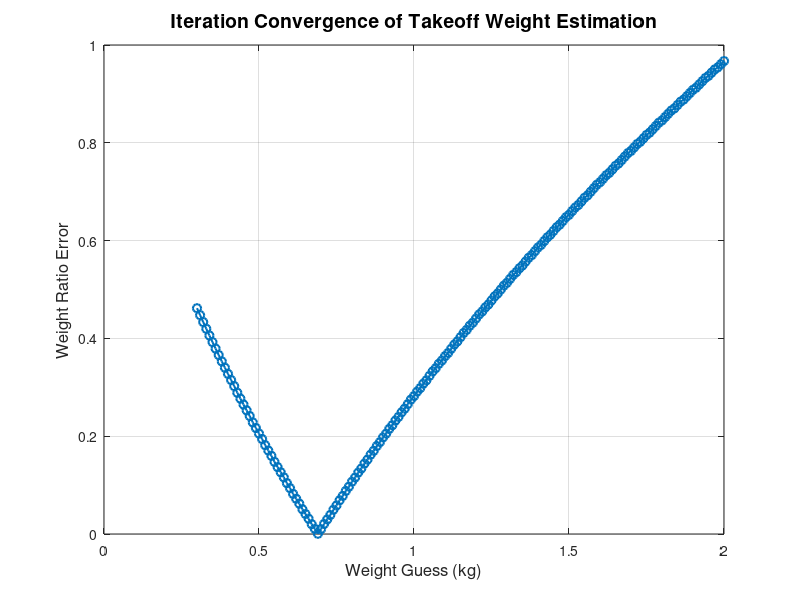
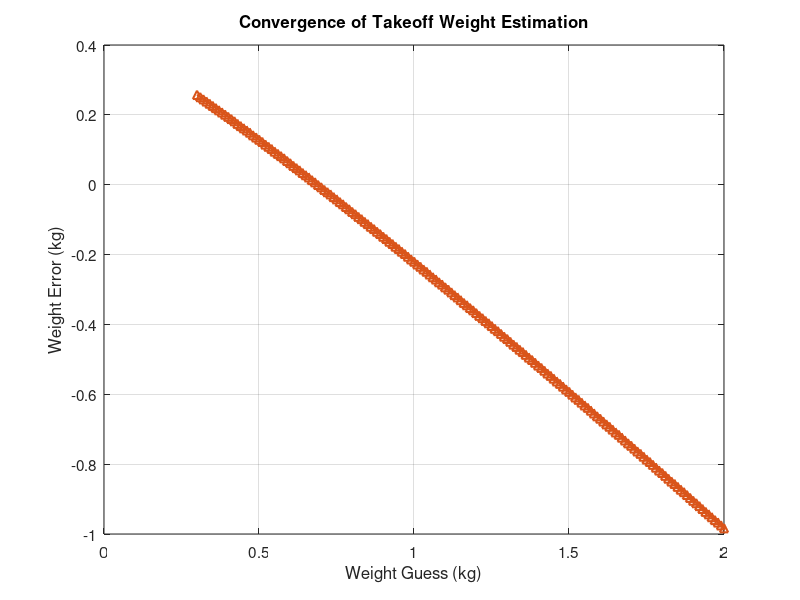

Recreate these plots in MATLAB, in order.
%%%%%%%%%momentum approach for duct rotor design%%%%%%%%%%%%%
%%%%%%%%%%%%%Jingjiang Liu @ HKU 25-09-2024%%%%%%%%%%%%%%%%%%
%V_0 = 0; %Forward Velocity
%V_1 = ; %Disk output Velocity
clc
clear
%%Parameter define 
k_rotor = 1; %thurst ratio
k_fan = 1 - k_rotor; %thurst ratio
K_1 = 0; %loss of intake
K_2 = 1; %loss of kinetic

error = 0.005;% define the minimal error

blades_number = 3; %blades_number动量法中没有意义

rpm = 6000; %rotation speed

height = 0.10; %designed height of duct

skin = 1.2 / 1000;

materia_denisty = 1200;

thick_factor = 1.2;%初始1.2

Weight_ratio0 = 10;%迭代精度初始化

k = 1;

enduranceTime=0.1; %设计续航时间h

eff=6;%力效g/w,越高越好

weightpayload = 0.3; %载荷重量kg

otherweightfactor = 0.1; %其他项目占比


for weight_guess = 0.3:0.01:2

Thrust_P = 2*weight_guess * 9.8; %Designed Thrust (N)


weightbattery = ((weight_guess*1000/eff) * enduranceTime)/150;

%Duct and Rotor
%D_rotor = 0.2; %Disk dia (m)
i= 1;
for D_rotor = 0.05:0.001:0.4 %search space and step size

R_rotor = D_rotor/2; %Blade length (m)

A_1 = pi * R_rotor^2; %Blade Disk Area (m/s)

A_2 = 1.0 * A_1; %Duct Output Area

rho = 1.25; %sealevel denisity (kg/m³)

%Fluid Velocity
V_0 = 0; %Forward Velocity

V_2 = sqrt(Thrust_P/(rho*A_2)); %Duct output Velocity

Q = A_2 * V_2; %volume of air

V_1 = Q/A_1; %Velocity at Disk

p_1_delta = k_rotor * Thrust_P / A_1; %statistic pressure differential loss excluded

p_delta = p_1_delta + 0.5 * rho * (V_1^2); %statistic pressure differential loss inxcluded

P_tF = p_delta + 0.5 * rho * (V_1^2); %Pressure total

n_s = rpm * ((Q^0.5) / (P_tF^0.75)); %rpm scale

K_u = 0.0060715 * n_s + 0.97143; %A ration parameter no meaning

D = (60 * K_u * sqrt(2*P_tF/rho))/(pi * rpm);


if D_rotor - D  < error

   D_good = D_rotor;

   D_good2 = D;

   V_FIANL = V_1;

end

convergenceRecorder(k,1)= D_good - D_rotor;
   
end

convergence = D_good - D_rotor;

Weight_stru = D_good * pi * height * thick_factor * 2 * skin * materia_denisty;

maxpower = 2*weight_guess*1000/eff;

powerweight = (-0.0002*maxpower^2 + 0.3982*maxpower - 12.876)/1000;

Weight_take_off = (Weight_stru + weightbattery + weightpayload+powerweight)/(1-otherweightfactor);

Weight_ratio = abs(Weight_take_off - weight_guess)/Weight_take_off;

Weight_ratio_recorder(k,1) = Weight_ratio;

Weight_ratio_recorder(k,2) = weight_guess;

Weight_ratio_recorder(k,3) = Weight_take_off;

Weight_ratio_recorder(k,4) = weightbattery;

Weight_ratio_recorder(k,5) = D_good2;

Weight_ratio_recorder(k,6) = Weight_take_off-weight_guess;

if Weight_ratio < Weight_ratio0

    final_weight = Weight_take_off; 

    final_weight_guess = weight_guess;

    Weight_ratio0 =  Weight_ratio; %renew the ratio

    final_D_good = D_good;

    finalBatt = weightbattery;

    finalpowerweight = powerweight;

    finalmaxpower = maxpower;
end

k = k +1;
end

final_weight_guess

final_D_good

finalBatt

finalpowerweight

finalmaxpower

%% 绘制收敛图像（Weight Guess vs Weight Ratio Error）
figure;
plot(Weight_ratio_recorder(:,2), Weight_ratio_recorder(:,1), 'o-', 'LineWidth', 1.5);
grid on;
xlabel('Weight Guess (kg)', 'FontSize', 12);
ylabel('Weight Ratio Error', 'FontSize', 12);
title('Iteration Convergence of Takeoff Weight Estimation', 'FontSize', 14);
%% 绘制重量估算误差收敛图像
figure;
plot(Weight_ratio_recorder(:,2), Weight_ratio_recorder(:,6), '^-', ...
    'LineWidth', 1.5, 'Color', [0.85 0.33 0.1]);
grid on;

xlabel('Weight Guess (kg)', 'FontSize', 12);
ylabel('Weight Error (kg)', 'FontSize', 12);
title('Convergence of Takeoff Weight Estimation', 'FontSize', 14);
set(gca, 'FontSize', 11);
